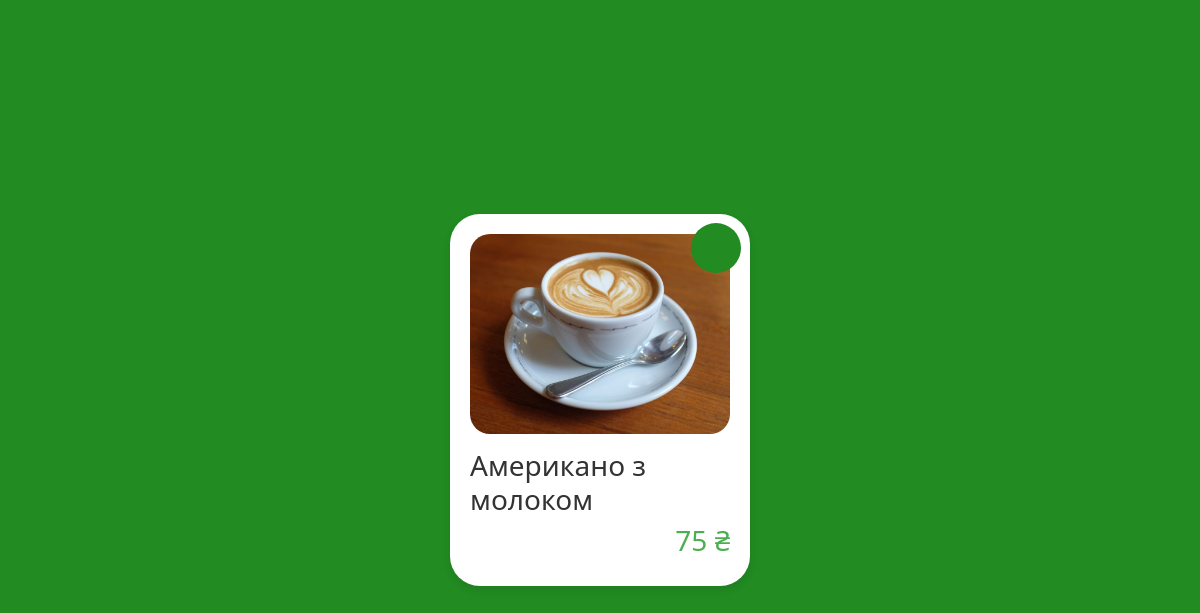
Page /lviv_category/1/ on the committed database.
### main/models.py (models this page shows, shortened)
class Product(models.Model):
    category = models.ForeignKey(Category, on_delete=models.CASCADE, related_name='%(class)ss')
    image = models.ImageField(upload_to='products/', null=True, blank=True)
    name = models.CharField(max_length=250, null=True, blank=True)
    description = models.TextField(null=True, blank=True)
    composition = models.TextField(null=True, blank=True)
    price = models.CharField(max_length=250, null=True, blank=True)
    lviv_price = models.CharField(max_length=250, null=True, blank=True)

### main/views.py (the view)
# urls.py: path('lviv_category/<int:category_id>/', views.lviv_category_detail, name='lviv_category_detail'),
def lviv_category_detail(request, category_id):
    category = get_object_or_404(Category, id=category_id)
    subcategories = category.children.all()
    products = Product.objects.filter(category=category)
    return render(request, 'main/category_detail.html', {
        'lviv': True,
        'category': category,
        'subcategories': subcategories,
        'products': products
    })

### main/templates/main/category_detail.html (shortened to what this page needs)
{% extends 'main/dad.html' %}
{% block body %}
{% if products %}
  <div class="tile-container">
    {% for product in products %}
      {% if lviv %}
        <a href="{% url 'lviv_product_detail' category.id product.id %}">
      {% else %}
        <a href="{% url 'product_detail' category.id product.id %}">
      {%endif%}
        <div class="tile">
          {% if product.image %}
            <img src="{{ product.image.url }}" alt="{{ product.name }}">
          {% endif %}
          <h3>{{ product.name }}</h3>
          {% if lviv %}
            <h3 class="price">{{ product.lviv_price }} ₴</h3>
          {% else %}
            <h3 class="price">{{ product.price}} ₴</h3>
          {%endif%}
        </div>
      </a>
    {% endfor %}
  </div>
{% endif %}
{% endblock %}

### main/static/main/main.css (style rules this page uses)
html, body { height: 100%; margin: 0; padding: 0; }
a { text-decoration: none; }
body { background-color:#228B22; background-size: cover; margin: 0; padding: 0; display: flex; flex-direction: column; }
h3.price, h2.price { text-align: right; color:#d0e8d0; }
.tile-container { display: flex; flex-wrap: wrap; justify-content: center; align-content: center; gap: 20px; width: 100%; max-width: 1200px; margin: 0 auto; min-height: 100vh; }
.tile { position: relative; width: 300px; background: white; border-radius: 30px; box-shadow: 0 4px 8px rgba(0,0,0,0.1); padding: 20px; margin: 10px; transition: transform 0.3s ease; overflow: hidden; }
.tile::before { content: ""; position: absolute; top: 9px; right: 9px; width: 50px; height: 50px; background:#228B22; transform: rotate(45deg); border-radius: 50px; }
.tile img { width: 100%; height: 200px; object-fit: cover; border-radius: 20px; margin-bottom: 15px; display: block; }
.tile h3 { margin-top: 0; color: #333; }
h3.price, h2.price { text-align: right; color: #4caf50; }

### rows in the picture
Product: image (picture), name "Американо з молоком", lviv_price "75"
